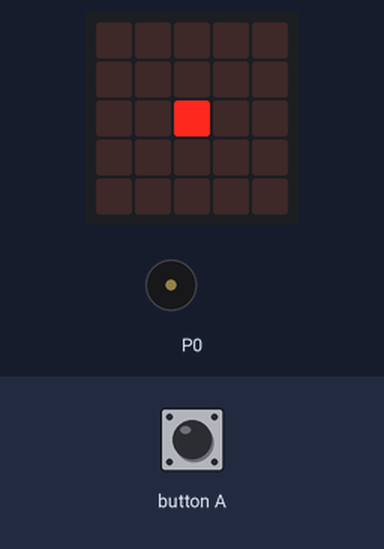
Recording of a program running on a simulated BBC micro:bit (MakeCode). On the bench: the board's 5×5 LED display, buzzer (waves = sounding). The inputs (shaded band) are chosen by the test bench.

Above: at 0.2 s.
1.3 s: button A pressed for 0.15 s
At 2.2 s:
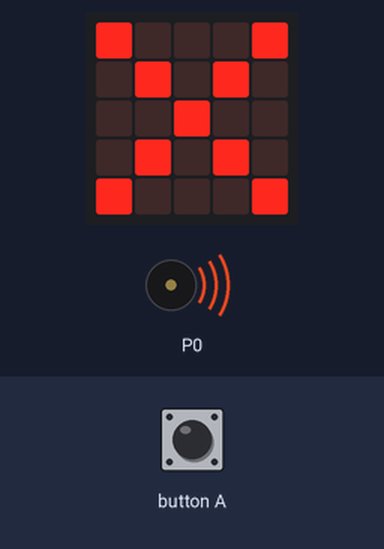
At 2.6 s:
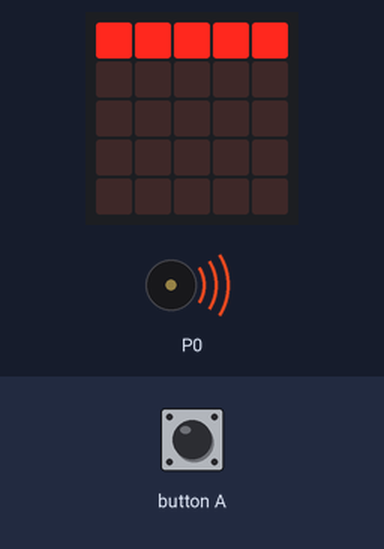
Timing chart, 0 to 16.0 s (numbered marks = the images above; inputs shaded):
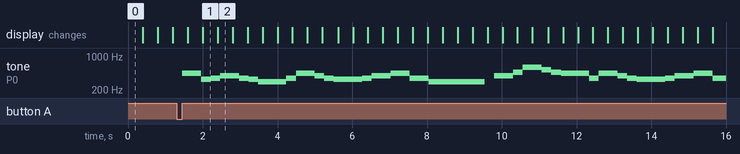

The program:

main.ts
```typescript
input.onButtonPressed(Button.A, function () {
    music.playTone(440, music.beat(BeatFraction.Whole))
    music.playTone(330, music.beat(BeatFraction.Half))
    music.playTone(349, music.beat(BeatFraction.Half))
    music.playTone(392, music.beat(BeatFraction.Whole))
    music.playTone(349, music.beat(BeatFraction.Half))
    music.playTone(330, music.beat(BeatFraction.Half))
    music.playTone(294, music.beat(BeatFraction.Whole))
    music.playTone(294, music.beat(BeatFraction.Half))
    music.playTone(349, music.beat(BeatFraction.Half))
    music.playTone(440, music.beat(BeatFraction.Whole))
    music.playTone(392, music.beat(BeatFraction.Half))
    music.playTone(349, music.beat(BeatFraction.Half))
    music.playTone(330, music.beat(BeatFraction.Whole))
    music.playTone(330, music.beat(BeatFraction.Half))
    music.playTone(349, music.beat(BeatFraction.Half))
    music.playTone(392, music.beat(BeatFraction.Whole))
    music.playTone(440, music.beat(BeatFraction.Whole))
    music.playTone(349, music.beat(BeatFraction.Whole))
    music.playTone(294, music.beat(BeatFraction.Whole))
    music.playTone(294, music.beat(BeatFraction.Double))
    music.rest(music.beat(BeatFraction.Half))
    music.playTone(392, music.beat(BeatFraction.Whole))
    music.playTone(466, music.beat(BeatFraction.Half))
    music.playTone(587, music.beat(BeatFraction.Half))
    music.playTone(587, music.beat(BeatFraction.Half))
    music.playTone(523, music.beat(BeatFraction.Half))
    music.playTone(466, music.beat(BeatFraction.Half))
    music.playTone(440, music.beat(BeatFraction.Whole) + music.beat(BeatFraction.Half))
    music.playTone(349, music.beat(BeatFraction.Half))
    music.playTone(440, music.beat(BeatFraction.Half))
    music.playTone(440, music.beat(BeatFraction.Half))
    music.playTone(392, music.beat(BeatFraction.Half))
    music.playTone(349, music.beat(BeatFraction.Half))
    music.playTone(330, music.beat(BeatFraction.Whole))
    music.playTone(330, music.beat(BeatFraction.Half))
    music.playTone(349, music.beat(BeatFraction.Half))
    music.playTone(392, music.beat(BeatFraction.Whole))
    music.playTone(440, music.beat(BeatFraction.Whole))
    music.playTone(349, music.beat(BeatFraction.Whole))
    music.playTone(294, music.beat(BeatFraction.Whole))
    music.playTone(294, music.beat(BeatFraction.Double))
})
basic.forever(function () {
    basic.showLeds(`
        . . . . .
        . . . . .
        . . # . .
        . . . . .
        . . . . .
        `)
    basic.showLeds(`
        . . . . .
        . # # # .
        . # # # .
        . # # # .
        . . . . .
        `)
    basic.showLeds(`
        # # # # #
        # # # # #
        # # # # #
        # # # # #
        # # # # #
        `)
    basic.showLeds(`
        . . . . .
        . . . . .
        . . # . .
        . . . . .
        . . . . .
        `)
    basic.showLeds(`
        . . . . .
        . # . # .
        . . # . .
        . # . # .
        . . . . .
        `)
    basic.showLeds(`
        # . . . #
        . # . # .
        . . # . .
        . # . # .
        # . . . #
        `)
    basic.showLeds(`
        # # # # #
        . . . . .
        . . . . .
        . . . . .
        . . . . .
        `)
    basic.showLeds(`
        # . . . .
        # . . . .
        # . . . .
        # . . . .
        # . . . .
        `)
    basic.showLeds(`
        . . . . .
        . . . . .
        . . . . .
        . . . . .
        # # # # #
        `)
    basic.showLeds(`
        . . . . #
        . . . . #
        . . . . #
        . . . . #
        . . . . #
        `)
    basic.showLeds(`
        . . . . .
        . # # # .
        . . . . .
        . . . . .
        . . . . .
        `)
    basic.showLeds(`
        . . . . .
        . # . . .
        . # . . .
        . # . . .
        . . . . .
        `)
    basic.showLeds(`
        . . . . .
        . . . . .
        . . . . .
        . # # # .
        . . . . .
        `)
    basic.showLeds(`
        . . . . .
        . . . # .
        . . . # .
        . . . # .
        . . . . .
        `)
})
```

test.ts
```typescript
// aquí va el archivo "tests"; esto no se compilará cuando este paquete se utilice como una extensión.
```

Measured:
- after the input at 1.3 s, tone on P0: plays 440 Hz for 0.51 s, 330 Hz for 0.26 s, 349 Hz for 0.26 s, 392 Hz for 0.51 s, 349 Hz for 0.26 s, 330 Hz for 0.26 s … (32 notes in this stretch), starting after 0.15 s
- what the display in image 1 shows lasts 0.4 s, from 2.0 s to 2.4 s
